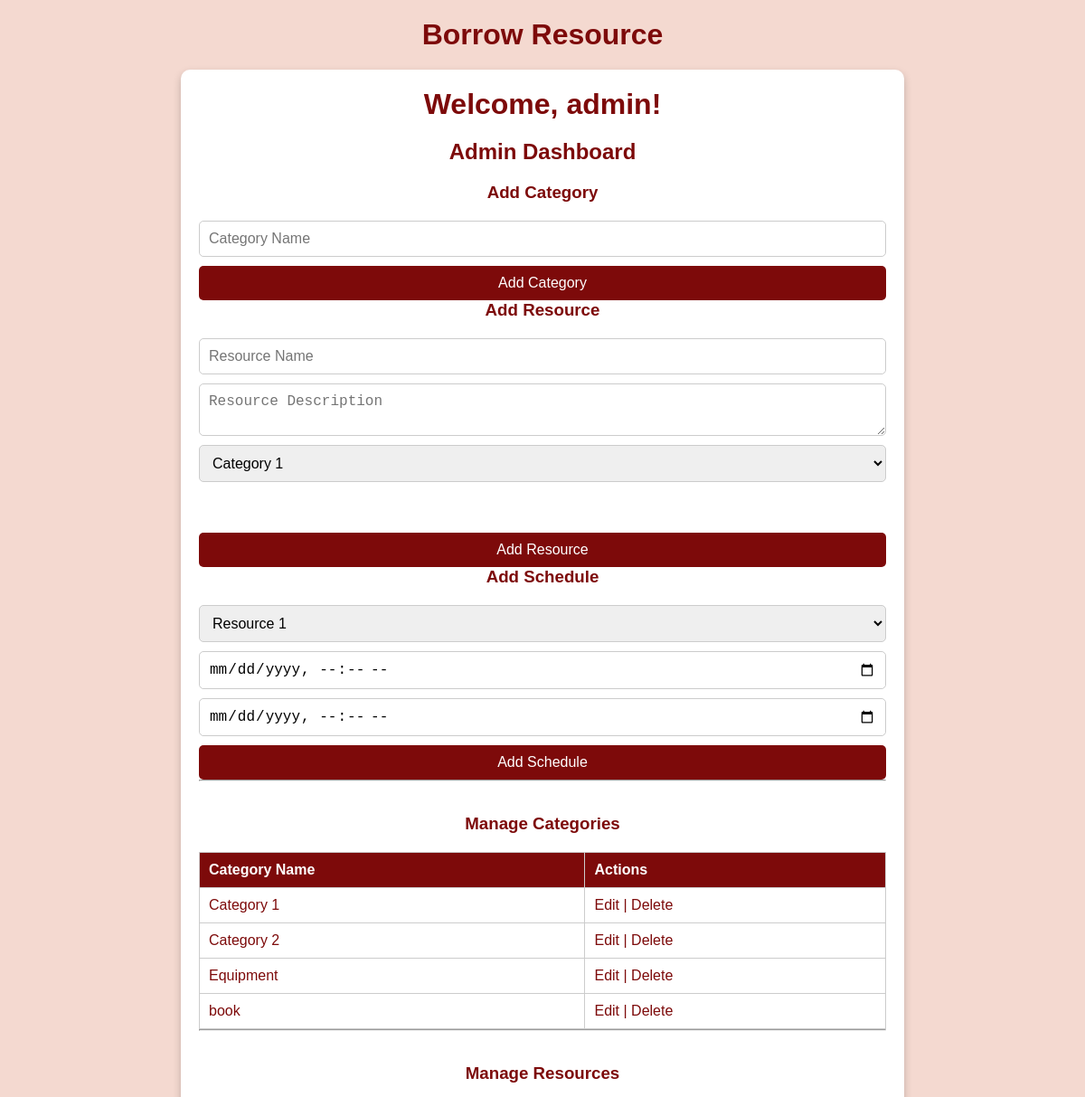
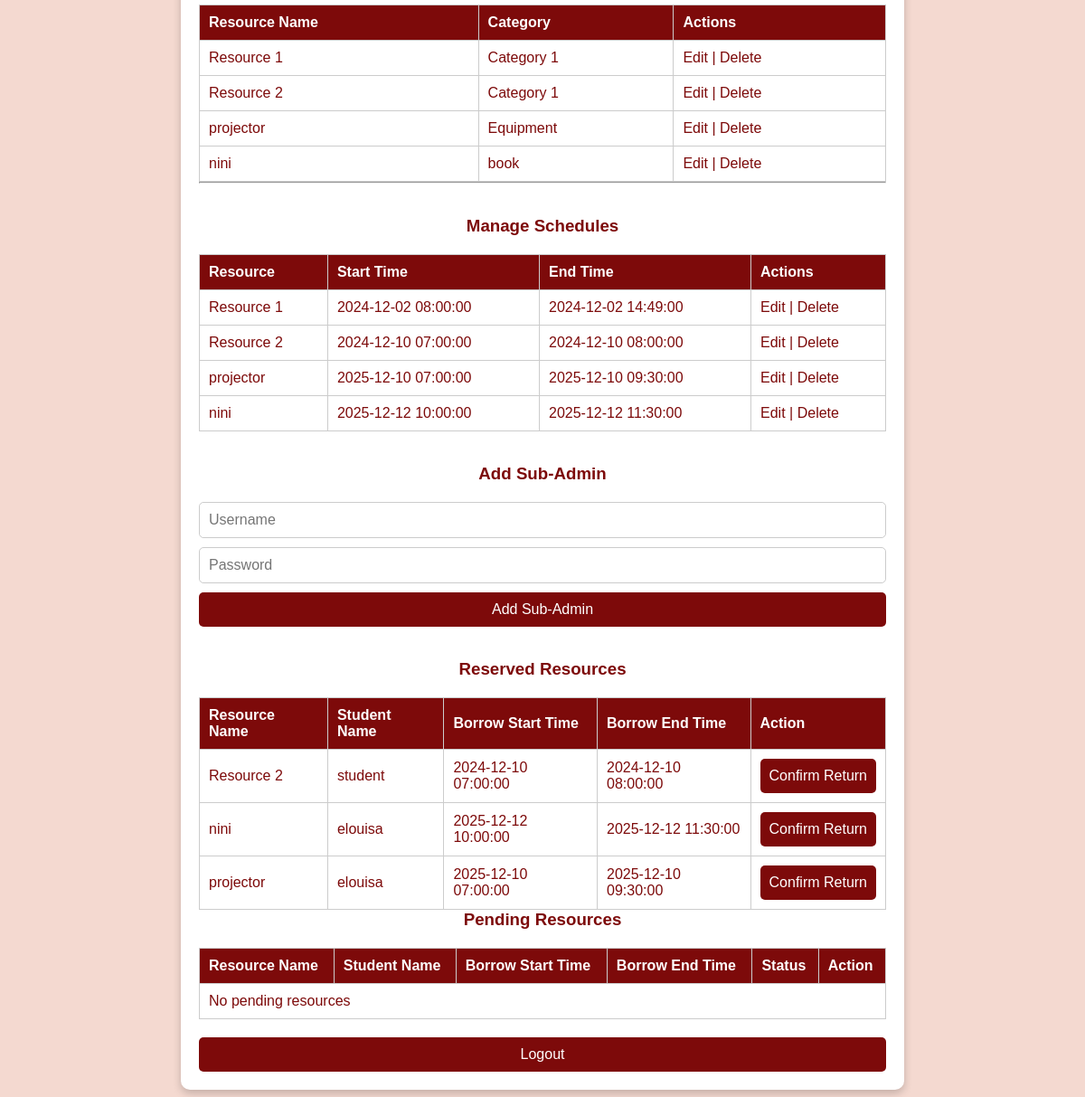
Page /admin_dashboard.php (signed in) on the committed database (2 pictures, top to bottom).
### tables this page shows
CREATE TABLE `categories` (
  `CategoryID` int(11) NOT NULL,
  `CategoryName` varchar(255) NOT NULL
);

CREATE TABLE `resources` (
  `ResourceID` int(11) NOT NULL,
  `ResourceName` varchar(255) NOT NULL,
  `ResourceDescription` text NOT NULL,
  `CategoryID` int(11) NOT NULL
);

CREATE TABLE `schedules` (
  `ScheduleID` int(11) NOT NULL,
  `ResourceID` int(11) NOT NULL,
  `StartTime` datetime NOT NULL,
  `EndTime` datetime NOT NULL
);

CREATE TABLE `borrowings` (
  `BorrowingID` int(11) NOT NULL,
  `UserID` int(11) NOT NULL,
  `ResourceID` int(11) NOT NULL,
  `BorrowStartTime` datetime NOT NULL,
  `BorrowEndTime` datetime NOT NULL,
  `Status` varchar(50) NOT NULL DEFAULT 'Reserved'
);

CREATE TABLE `users` (
  `UserID` int(11) NOT NULL,
  `Username` varchar(255) NOT NULL,
  `Password` varchar(255) NOT NULL,
  `UserType` varchar(50) NOT NULL
);

### admin_dashboard.php (the view, shortened to what this page needs)
<?php
include('config.php');
$categoryToEdit = null;
$resourceToEdit = null;
$scheduleToEdit = null;
?>
<!DOCTYPE html>
<html lang="en">
<head>
    <link rel="stylesheet" type="text/css" href="styles.css">
</head>
<body>
    <div class="header">
        <h1>Borrow Resource</h1>
    </div>
    <div class="container">
        <h1>Welcome, <?php echo $_SESSION['username']; ?>!</h1>
        <h2>Admin Dashboard</h2>
        <h3><?php echo isset($categoryToEdit) ? 'Update Category' : 'Add Category'; ?></h3>
        <form action="admin_dashboard.php" method="post">
            <input type="text" name="category_name" value="<?php echo isset($categoryToEdit) ? $categoryToEdit['CategoryName'] : ''; ?>" placeholder="Category Name" required>
            <?php if (isset($categoryToEdit)): ?>
                <input type="hidden" name="category_id" value="<?php echo $categoryToEdit['CategoryID']; ?>">
                <button type="submit" name="update_category">Update Category</button>
            <?php else: ?>
                <button type="submit" name="add_category">Add Category</button>
            <?php endif; ?>
        </form>
        <h3><?php echo isset($resourceToEdit) ? 'Update Resource' : 'Add Resource'; ?></h3>
        <form action="admin_dashboard.php" method="post">
            <input type="text" name="resource_name" value="<?php echo isset($resourceToEdit) ? $resourceToEdit['ResourceName'] : ''; ?>" placeholder="Resource Name" required>
            <textarea name="resource_description" placeholder="Resource Description" required><?php echo isset($resourceToEdit) ? $resourceToEdit['ResourceDescription'] : ''; ?></textarea>
            <select name="category_id" required>
                <?php
                $sql = "SELECT * FROM Categories";
                $result = $conn->query($sql);
                while($row = $result->fetch_assoc()) {
                    $selected = (isset($resourceToEdit) && $resourceToEdit['CategoryID'] == $row['CategoryID']) ? 'selected' : '';
                    echo "<option value='" . $row['CategoryID'] . "' $selected>" . $row['CategoryName'] . "</option>";
                }
                ?>
            </select>
            <?php if (isset($resourceToEdit)): ?>
                <input type="hidden" name="resource_id" value="<?php echo $resourceToEdit['ResourceID']; ?>">
                <button type="submit" name="update_resource">Update Resource</button>
            <?php else: ?><br>
                <br>
                <button type="submit" name="add_resource">Add Resource</button>
            <?php endif; ?>
        </form>
        <h3><?php echo isset($scheduleToEdit) ? 'Update Schedule' : 'Add Schedule'; ?></h3>
        <form action="admin_dashboard.php" method="post">
            <select name="resource_id" required>
                <?php
                $sql = "SELECT * FROM Resources";
                $result = $conn->query($sql);
                while($row = $result->fetch_assoc()) {
                    $selected = (isset($scheduleToEdit) && $scheduleToEdit['ResourceID'] == $row['ResourceID']) ? 'selected' : '';
                    echo "<option value='" . $row['ResourceID'] . "' $selected>" . $row['ResourceName'] . "</option>";
                }
                ?>
            </select>
            <input type="datetime-local" name="start_time" value="<?php echo isset($scheduleToEdit) ? $scheduleToEdit['StartTime'] : ''; ?>" required>
            <input type="datetime-local" name="end_time" value="<?php echo isset($scheduleToEdit) ? $scheduleToEdit['EndTime'] : ''; ?>" required>
            <?php if (isset($scheduleToEdit)): ?><br><br>
                <input type="hidden" name="schedule_id" value="<?php echo $scheduleToEdit['ScheduleID']; ?>">
                <button type="submit" name="update_schedule">Update Schedule</button>
            <?php else: ?>
                <button type="submit" name="add_schedule">Add Schedule</button>
            <?php endif; ?>
        </form>
        <hr>
<br><br>
        <h3>Manage Categories</h3>
        <table>
            <thead>
                <tr>
                    <th>Category Name</th>
                    <th>Actions</th>
                </tr>
            </thead>
            <tbody>
                <?php
                $sql = "SELECT * FROM Categories";
                $result = $conn->query($sql);
                while ($row = $result->fetch_assoc()) {
                    echo "<tr>
                            <td>" . $row['CategoryName'] . "</td>
                            <td><a href='admin_dashboard.php?edit_category=" . $row['CategoryID'] . "'>Edit</a> |
                                <a href='admin_dashboard.php?delete_category=" . $row['CategoryID'] . "' onclick='return confirm(\"Are you sure?\")'>Delete</a></td>
                          </tr>";
                }
                ?>
            </tbody>
        </table>
        <hr>
<br><br>
        <h3>Manage Resources</h3>
        <table>
            <thead>
                <tr>
                    <th>Resource Name</th>
                    <th>Category</th>
                    <th>Actions</th>
                </tr>
            </thead>
            <tbody>
                <?php
                $sql = "SELECT * FROM Resources";
                $result = $conn->query($sql);
                while ($row = $result->fetch_assoc()) {
                    $categorySql = "SELECT CategoryName FROM Categories WHERE CategoryID = " . $row['CategoryID'];
                    $categoryResult = $conn->query($categorySql);
                    $category = $categoryResult->fetch_assoc();
                    echo "<tr>
                            <td>" . $row['ResourceName'] . "</td>
                            <td>" . $category['CategoryName'] . "</td>
                            <td><a href='admin_dashboard.php?edit_resource=" . $row['ResourceID'] . "'>Edit</a> |
                                <a href='admin_dashboard.php?delete_resource=" . $row['ResourceID'] . "' onclick='return confirm(\"Are you sure?\")'>Delete</a></td>
                          </tr>";
                }
                ?>
            </tbody>
        </table>
        <hr>
<br><br>
        <h3>Manage Schedules</h3>
        <table>
            <thead>
                <tr>
                    <th>Resource</th>
                    <th>Start Time</th>
                    <th>End Time</th>
                    <th>Actions</th>
                </tr>
            </thead>
            <tbody>
                <?php
                $sql = "SELECT * FROM Schedules";
                $result = $conn->query($sql);
                while ($row = $result->fetch_assoc()) {
                    $resourceSql = "SELECT ResourceName FROM Resources WHERE ResourceID = " . $row['ResourceID'];
                    $resourceResult = $conn->query($resourceSql);
                    $resource = $resourceResult->fetch_assoc();
                    echo "<tr>
                            <td>" . $resource['ResourceName'] . "</td>
                            <td>" . $row['StartTime'] . "</td>
                            <td>" . $row['EndTime'] . "</td>
                            <td><a href='admin_dashboard.php?edit_schedule=" . $row['ScheduleID'] . "'>Edit</a> |
                                <a href='admin_dashboard.php?delete_schedule=" . $row['ScheduleID'] . "' onclick='return confirm(\"Are you sure?\")'>Delete</a></td>
                          </tr>";
                }
                ?>
            </tbody>
        </table>
             <br><br>
        <h3>Add Sub-Admin</h3>
        <form action="admin_dashboard.php" method="post">
    <input type="text" name="username" placeholder="Username" required>
    <input type="password" name="password" placeholder="Password" required>
    <button type="submit" name="add_sub_admin">Add Sub-Admin</button>
        </form>
?><br><br>
<h3>Reserved Resources</h3>
<table>
    <thead>
        <tr>
            <th>Resource Name</th>
            <th>Student Name</th>
            <th>Borrow Start Time</th>
            <th>Borrow End Time</th>
            <th>Action</th>
        </tr>
    </thead>
    <tbody>
        <?php
        $sql = "SELECT b.BorrowingID, r.ResourceName, u.Username, b.BorrowStartTime, b.BorrowEndTime
                FROM Borrowings b
                JOIN Resources r ON b.ResourceID = r.ResourceID
                JOIN Users u ON b.UserID = u.UserID
                WHERE b.Status = 'Reserved'";
        $result = $conn->query($sql);
        if ($result->num_rows > 0) {
            while($row = $result->fetch_assoc()) {
                echo "<tr>";
                echo "<td>" . $row['ResourceName'] . "</td>";
                echo "<td>" . $row['Username'] . "</td>";
                echo "<td>" . $row['BorrowStartTime'] . "</td>";
                echo "<td>" . $row['BorrowEndTime'] . "</td>";
                echo "<td>
                        <form action='confirm_return.php' method='post' style='display:inline;'>
                            <input type='hidden' name='borrowing_id' value='" . $row['BorrowingID'] . "'>
                            <button type='submit'>Confirm Return</button>
                        </form>
                      </td>";
                echo "</tr>";
            }
        } else {
            echo "<tr><td colspan='5'>No reserved resources</td></tr>";
        }
        ?>
    </tbody>
</table>
<h3>Pending Resources</h3>
<table>
    <thead>
        <tr>
            <th>Resource Name</th>
            <th>Student Name</th>
            <th>Borrow Start Time</th>
            <th>Borrow End Time</th>
            <th>Status</th>
            <th>Action</th>
        </tr>
    </thead>
    <tbody>
        <?php
        $sql = "SELECT b.BorrowingID, r.ResourceName, u.Username, b.BorrowStartTime, b.BorrowEndTime, b.Status
                FROM Borrowings b
                JOIN Resources r ON b.ResourceID = r.ResourceID
                JOIN Users u ON b.UserID = u.UserID
                WHERE b.Status = 'Pending'";
        $result = $conn->query($sql);
        if ($result->num_rows > 0) {
            while($row = $result->fetch_assoc()) {
                echo "<tr>";
                echo "<td>" . $row['ResourceName'] . "</td>";
                echo "<td>" . $row['Username'] . "</td>";
                echo "<td>
                        <form action='confirm_pending.php' method='post' style='display:inline;'>
                            <input type='datetime-local' name='start_time' value='" . $row['BorrowStartTime'] . "' required>
                      </td>";
                echo "<td>
                            <input type='datetime-local' name='end_time' value='" . $row['BorrowEndTime'] . "' required>
                      </td>";
                echo "<td>" . $row['Status'] . "</td>";
                echo "<td>
                            <input type='hidden' name='borrowing_id' value='" . $row['BorrowingID'] . "'>
                            <button type='submit'>Confirm</button>
                        </form>
                      </td>";
                echo "</tr>";
            }
        } else {
            echo "<tr><td colspan='6'>No pending resources</td></tr>";
        }
        ?>
    </tbody>
</table>
        <form action="index.php" method="post" style="text-align: center; margin-top: 20px;">
            <button type="submit" class="logout-btn">Logout</button>
        </form>
    </div>
</body>
</html>

### styles.css (style rules this page uses)
* { margin: 0; padding: 0; box-sizing: border-box; }
body { font-family: Arial, sans-serif; background-color: #f4d9d0; padding: 20px; color: #7d0a0a; }
.container { max-width: 800px; margin: 0 auto; padding: 20px; background-color: #ffffff; border-radius: 10px; box-shadow: 0 4px 10px rgba(0, 0, 0, 0.2); }
h1, h2, h3 { color: #7d0a0a; text-align: center; margin-bottom: 20px; }
form { display: flex; flex-direction: column; gap: 10px; }
input[type="text"], input[type="password"], input[type="datetime-local"], textarea, select { width: 100%; padding: 10px; border: 1px solid #ccc; border-radius: 5px; font-size: 16px; }
button { padding: 10px; background-color: #7d0a0a; color: #ffffff; border: none; border-radius: 5px; cursor: pointer; font-size: 16px; }
table { width: 100%; border-collapse: collapse; margin-top: 20px; }
th, td { padding: 10px; border: 1px solid #ccc; text-align: left; }
th { background-color: #7d0a0a; color: #ffffff; }
td a { color: #7d0a0a; text-decoration: none; }
.logout-btn { display: inline-block; padding: 10px 20px; background-color: #7d0a0a; color: #ffffff; border: none; border-radius: 5px; text-decoration: none; text-align: center; cursor: pointer; }

### rows in the picture
categories: CategoryName "Category 1"
categories: CategoryName "Category 2"
categories: CategoryName "Equipment"
categories: CategoryName "book"
resources: ResourceName "Resource 1", CategoryID.CategoryName "Category 1"
resources: ResourceName "Resource 2", CategoryID.CategoryName "Category 1"
resources: ResourceName "projector", CategoryID.CategoryName "Equipment"
resources: ResourceName "nini", CategoryID.CategoryName "book"
schedules: ResourceID.ResourceName "Resource 1", StartTime "2024-12-02 08:00:00", EndTime "2024-12-02 14:49:00"
schedules: ResourceID.ResourceName "Resource 2", StartTime "2024-12-10 07:00:00", EndTime "2024-12-10 08:00:00"
schedules: ResourceID.ResourceName "projector", StartTime "2025-12-10 07:00:00", EndTime "2025-12-10 09:30:00"
schedules: ResourceID.ResourceName "nini", StartTime "2025-12-12 10:00:00", EndTime "2025-12-12 11:30:00"
borrowings: ResourceID.ResourceName "Resource 2", UserID.Username "student", BorrowStartTime "2024-12-10 07:00:00", BorrowEndTime "2024-12-10 08:00:00"
borrowings: ResourceID.ResourceName "nini", UserID.Username "elouisa", BorrowStartTime "2025-12-12 10:00:00", BorrowEndTime "2025-12-12 11:30:00"
borrowings: ResourceID.ResourceName "projector", UserID.Username "elouisa", BorrowStartTime "2025-12-10 07:00:00", BorrowEndTime "2025-12-10 09:30:00"

### other values in the picture
$_SESSION['username'] "admin"
form field category_id "Category 1"
form field resource_id "Resource 1"
